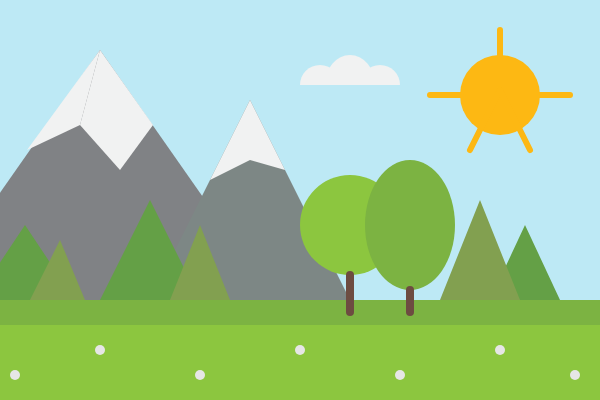
Frame 1 (no input)
Frame 60 (no input): identical to frame 1, image omitted
Frame 120 (the mouse pressed at the canvas centre since frame 60): identical to frame 1, image omitted

The p5.js sketch that drew this single still picture (run headless with seeded random() and noise() and a simulated clock; from frame 60 on, the mouse is pressed at the canvas centre):

// p5.js sketch
// ── sketch.js
function setup() {
  createCanvas(600, 400);
}

function draw() {
  background(189, 233, 245);
  strokeWeight(0);
  
  fill(128, 130, 133); //nui
  triangle(100,50,275,300,-75, 300);
  fill(125,135, 133);
  triangle(250, 100, 350, 300, 150, 300);
  
  fill(124,179,66);
  rect(0, 300, 600);
  
  fill(140,198, 63);
  rect(0, 325, 600);
  
  ellipse(350, 225, 100); //caytron
  fill(124,179,66);
  ellipse(410, 225, 90, 130);
  
  strokeWeight(8); //thancay
  stroke(109,76,65);
  line(350, 275, 350, 312); 
  line(410, 290, 410, 312);
  
  strokeWeight(0); //mattroi
  fill(253, 184, 19);
  ellipse(500, 95, 80);
  strokeWeight(6);
  stroke(253, 184, 19); //mauvien
  line(430, 95, 570, 95);
  line(500, 30, 500, 90);
line(470, 150, 500, 90);
line (530, 150, 500, 90);
  
  strokeWeight(0); //caycontamgiac
  fill(100, 160, 70);
  triangle(525,225, 560, 300, 490, 300);
  triangle(-25, 300, 25, 225, 75, 300);
  triangle(150, 200, 200, 300, 100, 300);
  fill(130, 160, 80);
  triangle(480, 200, 520, 300, 440, 300);
  triangle(30, 300, 60, 240, 85, 300);
  triangle(200, 225, 230, 300, 170, 300);

  fill(241, 242, 242); //nuituyet
  triangle(100, 50, 27, 150, 80, 125);
  quad(100, 50, 80, 125, 120, 170, 153, 125);
  triangle(250, 100, 210, 180, 250, 160);
  triangle(250, 100, 250, 160, 285, 170);
  
  arc(350, 85, 50, 60, PI, TWO_PI); //may
  arc(320, 85, 40, 40, PI, TWO_PI);
  arc(380,85, 40, 40, PI, TWO_PI);
  
  strokeWeight(10);
  stroke(230);
  point(100, 350);
  point(500, 350);
  point(300, 350);
  point(200, 375);
  point(15, 375);
  point(575, 375);
  point(400, 375);
  
}
